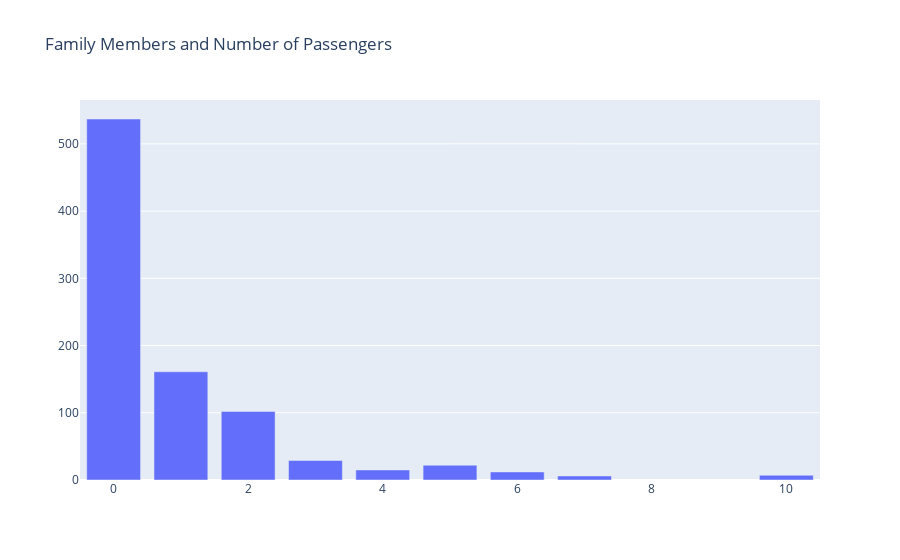

Source (notebook cell):
### Code cell
numbers =df.groupby('FamilyMembers').count()['Survived']
trace = go.Bar(x=numbers.index, y=numbers.values)
layout = {
    'title_text': 'Family Members and Number of Passengers',

}
fig = go.Figure(data = [trace], layout=layout)
iplot(fig)

### Figure 1 — Plotly figure (JSON) as saved in the notebook; plotly's stock layout.template omitted (floating-point values rounded to 4 significant figures)
{"data": [{"type": "bar", "x": [0, 1, 2, 3, 4, 5, 6, 7, 10], "y": [537, 161, 102, 29, 15, 22, 12, 6, 7]}], "layout": {"title": {"text": "Family Members and Number of Passengers"}}}
